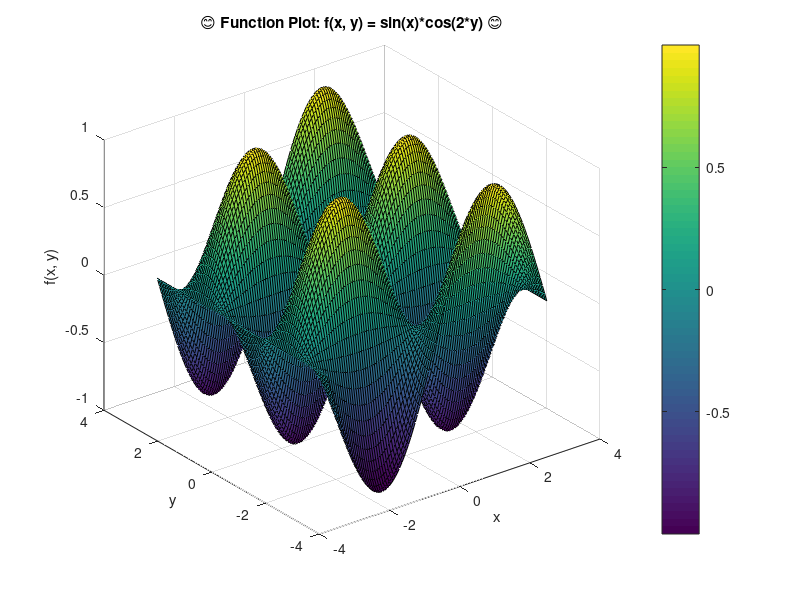

Here is the MATLAB script that generated this plot:
% 🌟✨🖥️ MATLAB Code by Seyed Mohammad Sajadi 🖥️✨🌟
% Student Number: 402448040

% Define the function
f = @(x, y) sin(x) .* cos(2*y);

% Generate x and y values
x = linspace(-pi, pi, 100);
y = linspace(-pi, pi, 100);

% Create a meshgrid from x and y
[x, y] = meshgrid(x, y);

% Evaluate the function at each point in the meshgrid
z = f(x, y);

% Create a 3D plot
figure;
surf(x, y, z);
title('😊 Function Plot: f(x, y) = sin(x)*cos(2*y) 😊');
xlabel('x');
ylabel('y');
zlabel('f(x, y)');

colorbar
